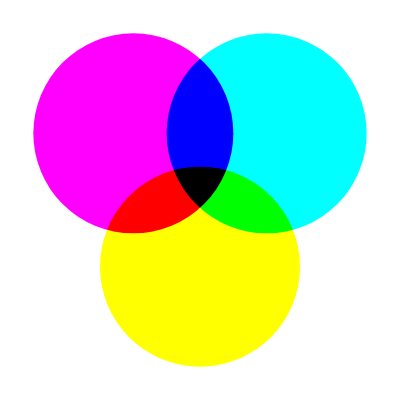
Frame 1 (no input)
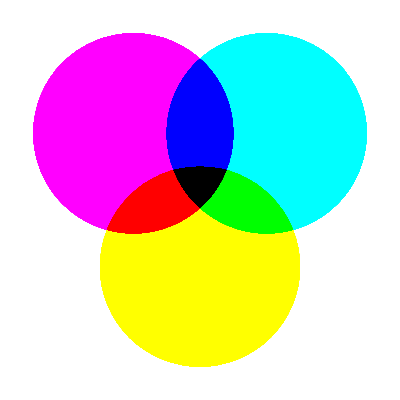
Frame 60 (no input)
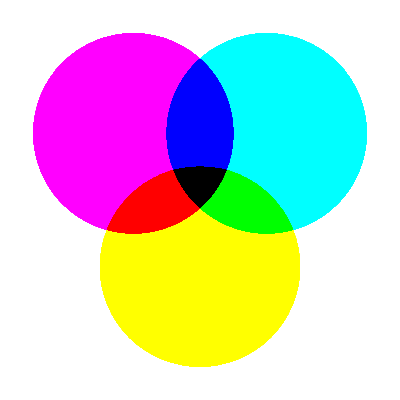
Frame 120 (the mouse pressed at the canvas centre since frame 60)

The p5.js sketch that drew these frames (run headless with seeded random() and noise() and a simulated clock; from frame 60 on, the mouse is pressed at the canvas centre):

// p5.js sketch
// ── sketch.js
const transparency = 255;
function setup() {
  createCanvas(400, 400);
  blendMode(DARKEST);
}

function draw() {
  background(255);
  noStroke();
  fill(255, 0, 255, transparency);
  circle(width / 3, height / 3, width / 2);
  fill(0, 255, 255, transparency);
  circle((width / 3) * 2, height / 3, width / 2);
  fill(255, 255, 0, transparency);
  circle(width / 2, (height / 3) * 2, width / 2);
}
